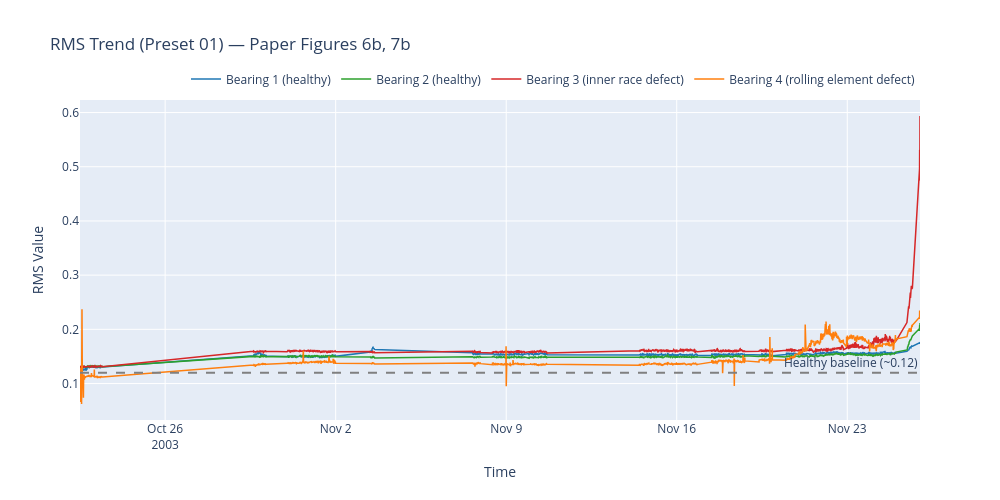

Notebook code for this chart:
### Markdown cell above
---
## 8 — RMS Trend (Preset 01) — Reproducing Figures 6b, 7b

RMS is `sqrt(mean(x²))` computed over each burst. The paper shows:
- Bearings 1 & 2: RMS stays at ~0.12 throughout
- Bearing 3: rises to >0.5 at fault onset (inner race defect)
- Bearing 4: rises to >0.5 (rolling element defect)

RMS scores highest on the prognostic metrics (Correlation, Monotonicity, Robustness)
in Figure 49, making it the single best all-round health indicator.

### Code cell
if df_rms is not None:
    fig = go.Figure()

    for bearing_id in sorted(BEARING_SENSORS.keys()):
        bdf = df_rms[df_rms['bearing'] == bearing_id]
        fig.add_trace(go.Scatter(
            x=bdf['timestamp'], y=bdf['rms_value'],
            name=BEARING_LABELS[bearing_id],
            line=dict(color=BEARING_COLORS[bearing_id], width=1.5),
        ))

    fig.add_hline(y=0.12, line_dash='dash', line_color='gray',
                  annotation_text='Healthy baseline (~0.12)')

    fig.update_layout(
        height=500, width=1000,
        title='RMS Trend (Preset 01) — Paper Figures 6b, 7b',
        xaxis_title='Time',
        yaxis_title='RMS Value',
        legend=dict(orientation='h', yanchor='bottom', y=1.02, xanchor='right', x=1),
    )
    fig.show()

    # Print summary statistics per bearing
    print("\nRMS Summary per Bearing:")
    for bearing_id in sorted(BEARING_SENSORS.keys()):
        bdf = df_rms[df_rms['bearing'] == bearing_id]
        print(f"  Bearing {bearing_id}: mean={bdf['rms_value'].mean():.4f}, "
              f"max={bdf['rms_value'].max():.4f}, "
              f"final_10_mean={bdf['rms_value'].tail(10).mean():.4f}")
else:
    print("Skipped: preset 01_rms not active")

### Figure 1 — Plotly figure (JSON) as saved in the notebook; plotly's stock layout.template omitted (floating-point values rounded to 4 significant figures; data arrays with more than 128 entries replaced by an {"elided": "..."} marker saying what was removed)
{"data": [{"line": {"color": "#1f77b4", "width": 1.5}, "name": "Bearing 1 (healthy)", "type": "scatter", "x": {"elided": "2156 str values"}, "y": {"elided": "2156 float values"}}, {"line": {"color": "#2ca02c", "width": 1.5}, "name": "Bearing 2 (healthy)", "type": "scatter", "x": {"elided": "2156 str values"}, "y": {"elided": "2156 float values"}}, {"line": {"color": "#d62728", "width": 1.5}, "name": "Bearing 3 (inner race defect)", "type": "scatter", "x": {"elided": "2156 str values"}, "y": {"elided": "2156 float values"}}, {"line": {"color": "#ff7f0e", "width": 1.5}, "name": "Bearing 4 (rolling element defect)", "type": "scatter", "x": {"elided": "2156 str values"}, "y": {"elided": "2156 float values"}}], "layout": {"annotations": [{"showarrow": false, "text": "Healthy baseline (~0.12)", "x": 1, "xanchor": "right", "xref": "x domain", "y": 0.12, "yanchor": "bottom", "yref": "y"}], "height": 500, "legend": {"orientation": "h", "x": 1, "xanchor": "right", "y": 1.02, "yanchor": "bottom"}, "shapes": [{"line": {"color": "gray", "dash": "dash"}, "type": "line", "x0": 0, "x1": 1, "xref": "x domain", "y0": 0.12, "y1": 0.12, "yref": "y"}], "title": {"text": "RMS Trend (Preset 01) — Paper Figures 6b, 7b"}, "width": 1000, "xaxis": {"title": {"text": "Time"}}, "yaxis": {"title": {"text": "RMS Value"}}}}
